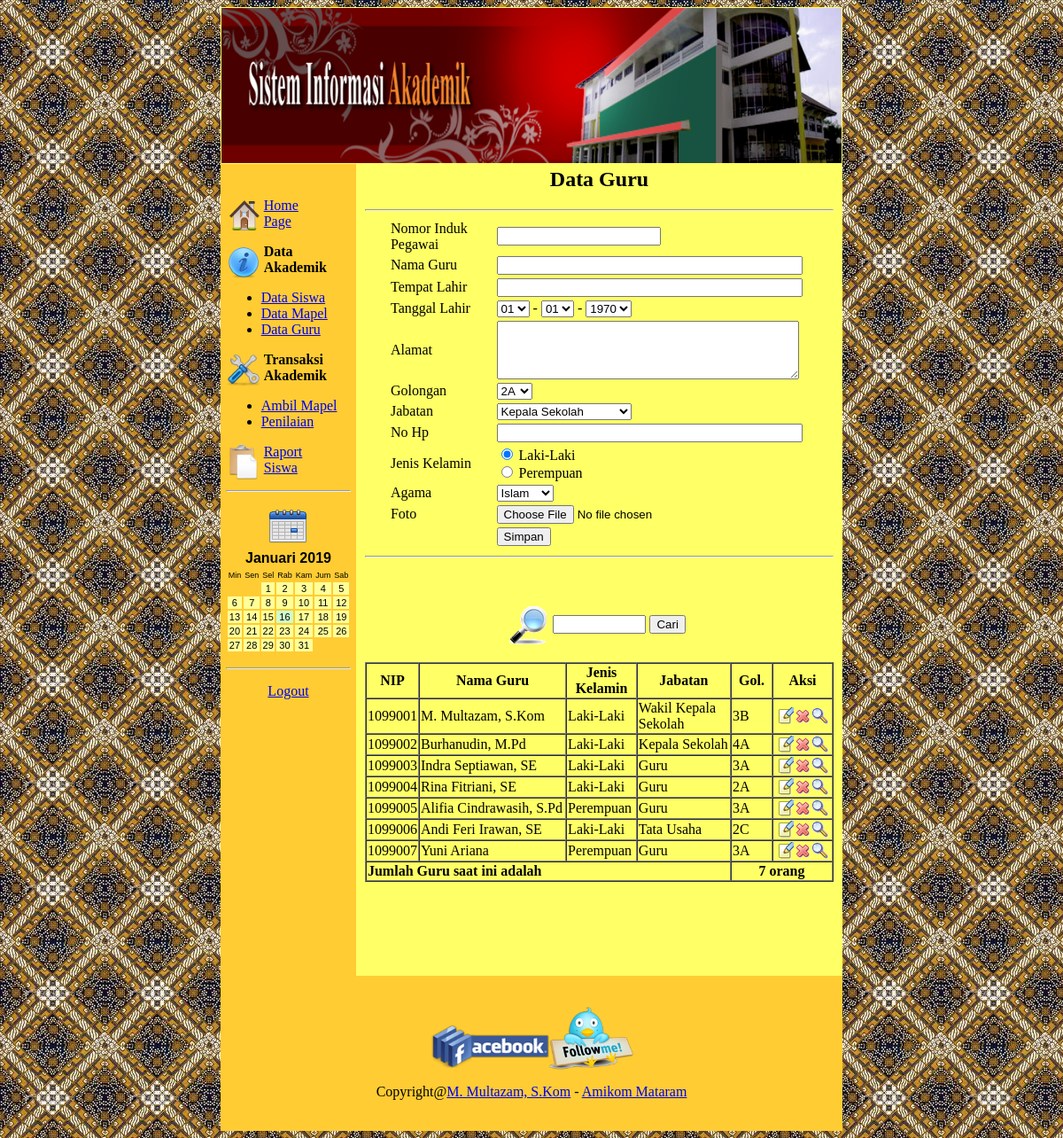
The page /websekolah/administrator/guru.php (signed in) on the database its author committed.
### tables this page shows
CREATE TABLE IF NOT EXISTS `tblguru` (
  `nip` varchar(10) NOT NULL,
  `nama_guru` varchar(40) NOT NULL,
  `tempat_lahir` varchar(40) NOT NULL,
  `tgl_lahir` date NOT NULL,
  `alamat` text NOT NULL,
  `golongan` varchar(10) NOT NULL,
  `jabatan` varchar(40) NOT NULL,
  `hp` varchar(15) NOT NULL,
  `jenis_kelamin` varchar(15) NOT NULL,
  `agama` varchar(20) NOT NULL,
  `foto` varchar(40) NOT NULL,
  PRIMARY KEY (`nip`)
);

### websekolah/administrator/guru.php (the view, shortened to what this page needs)
<?
if (isset($_SESSION['level']) && isset($_SESSION['username']))
{
   if ($_SESSION['level'] == "admin")
   {
$nip=$_POST['nip'];
$sql2="select * from tblguru where nip='$nip';";
$tampil=mysql_query($sql2);
$baris=mysql_fetch_array($tampil);
$nip=$baris['nip'];
$nama_guru=$baris['nama_guru'];
$tempat_lahir=$baris['tempat_lahir'];
list($thn,$bln,$tgl) = explode("-",$baris['tgl_lahir']);
$alamat=$baris['alamat'];
$golongan=$baris['golongan'];
$jabatan=$baris['jabatan'];
$hp=$baris['hp'];
$agama=$baris['agama'];
?>
<table width="622" border="0" align="center" cellpadding="1" cellspacing="0" bgcolor="#FFFF66">
  <tr>
    <td colspan="2"><? include "header.php"; ?></td>
  </tr>
  <tr>
    <td width="103" align="center" valign="top" bgcolor="#FFCC33"><p>
      <? include "menu.php";?>
    </p>
      <p align="center">&nbsp;</p>
    </td>
    <td width="515"><table width="510" border="0" align="center">
      <tr>
        <td valign="top"><h2 align="center"><strong>Data Guru </strong></h2>
          <hr>
          <form action="" method="post" enctype="multipart/form-data" name="form1">
            <table width="477" border="0" align="center">
              <tr>
                <td width="137">Nomor Induk Pegawai </td>
                <td width="354"><label><? if(!$_GET['nip']){
				echo "<input name='nip' type='text' id='nip'>";
				} else {
				echo "<b>$nip</b>";
				}
				?>
                </label></td>
              </tr>
              <tr>
                <td>Nama Guru </td>
                <td><label>
                  <input name="nama_guru" type="text" id="nama_guru" size="40" value="<?=$nama_guru?>">
                </label></td>
              </tr>
              <tr>
                <td>Tempat Lahir </td>
                <td><label>
                  <input name="tempat_lahir" type="text" id="tempat_lahir" size="40" value="<?=$tempat_lahir?>">
                </label></td>
              </tr>
              <tr>
                <td>Tanggal Lahir </td>
                <td>
                <select name="tgl" id="tgl">
				<?
					for ($i=1; $i<=31; $i++) {
						$tg = ($i<10) ? "0$i" : $i;
						$sele = ($tg==$tgl)? "selected" : "";
						echo "<option value='$tg' $sele>$tg</option>";
					}
				?>
                </select>
                -
                <select name="bln" id="bln">
				<?
					for ($i=1; $i<=12; $i++) {
						$bl = ($i<10) ? "0$i" : $i;
						$sele = ($bl==$bln)?"selected" : "";
						echo "<option value='$bl' $sele>$bl</option>";
					}
				?>
                </select>
                -
                <select name="thn" id="thn">
				<?
					for ($i=1970; $i<=2000; $i++) {
						$sele = ($i==$thn)?"selected" : "";
						echo "<option value='$i' $sele>$i</option>";
					}
				?>
                </select>
                </td>
              </tr>
              <tr>
                <td>Alamat</td>
                <td><label>
                  <textarea name="alamat" cols="40" rows="4" id="alamat" value=""><?=$alamat?></textarea>
                </label></td>
              </tr>
              <tr>
                <td>Golongan</td>
                <td><label>
                  <select name="golongan" id="golongan" value="<?=$golongan?>">
                    <option>2A</option>
                  </select>
                </label></td>
              </tr>
              <tr>
                <td>Jabatan</td>
                <td><label>
                  <select name="jabatan" id="jabatan" value="<?=$jabatan?>">
                    <option>Kepala Sekolah</option>
                  </select>
                </label></td>
              </tr>
			  <tr>
                <td>No Hp</td>
                <td><label>
                  <input name="hp" type="text" id="hp" size="40" value="<?=$hp?>">
                </label></td>
              </tr>
              <tr>
                <td>Jenis Kelamin </td>
                <td><p>
                  <label>
                    <input name="jenis_kelamin" type="radio" value="Laki-Laki" checked>
                    Laki-Laki</label>
                  <br>
                  <label>
                    <input type="radio" name="jenis_kelamin" value="Perempuan">
                    Perempuan</label>
                </p></td>
              </tr>
              <tr>
                <td>Agama</td>
                <td><label>
                  <select name="agama" id="agama" value="<?=$agama?>">
                    <option>Islam</option>
                  </select>
                </label></td>
              </tr>
              <tr>
                <td>Foto</td>
                <td>
				<label>
                  <input name="foto" type="file" id="foto" />
                  </label>				</td>
              </tr>
              <tr>
                <td>&nbsp;</td>
                <td><label>
                  <? if(!$_GET['nip']){
		echo "<input name=\"simpan\" type=\"submit\" id=\"simpan\" value=\"Simpan\" />";
        } else {
		echo "<input name=\"Edit\" type=\"submit\" id=\"edit\" value=\"Edit\" />";
		echo "<input name=\"Hapus\" type=\"submit\" id=\"hapus\" value=\"Hapus\" />";
        } ?>
                </label></td>
              </tr>
            </table>
			<hr />
            </form>
			<p>&nbsp;</p>
			<form id="form2" name="form2" method="post" action="">
			  <table width="210" border="0" align="center" cellpadding="1" cellspacing="0">
                <tr>
                  <td width="50"><div align="center"><img src="../images/icon/search.gif" width="50" height="50" /></div></td>
                  <td width="180"><input name="cnip" type="text" id="cnip" size="10" />
                      <input name="cari" type="submit" id="cari" value="Cari" /></td>
                </tr>
              </table>
            </form>
			<table width="529" border="1" align="center" cellpadding="1" cellspacing="0">
              <tr>
                <td width="45"><div align="center"><strong>NIP</strong></div></td>
                <td width="167"><div align="center"><strong>Nama Guru</strong></div></td>
				<td width="76"><div align="center"><strong>Jenis Kelamin</strong></div></td>
                <td width="105"><div align="center"><strong>Jabatan</strong></div></td>
                <td width="44"><div align="center"><strong>Gol.</strong></div></td>
                <td width="66"><div align="center"><strong>Aksi</strong></div></td>
              </tr>
              <?
$x="select * from tblguru";
$tampil=mysql_query($x);
while ($data=mysql_fetch_array($tampil))
{
?>
              <tr>
                <td><? echo $data['nip']; ?></td>
                <td><? echo $data['nama_guru']; ?></td>
				<td><? echo $data['jenis_kelamin']; ?></td>
                <td><? echo $data['jabatan']; ?></td>
                <td><? echo $data['golongan']; ?></td>
                <td><div align="center"><a href="guru.php?nip=<? echo $data['nip'];?>"><img src="../images/icon/button-edit.gif" width="20" height="20" border="0" /></a><a href="javascript:if(confirm('Anda yakin akan menghapus data ini??')){document.location='hapus_guru.php?nip=<? echo $data['nip'];?>';}"><img src="../images/icon/button-cross.gif" width="20" height="20" border="0" /></a></a><a href="tampil_guru.php?nip=<? echo $data['nip'];?>"><img src="../images/icon/button-view.gif" width="20" height="20" border="0" /></a></div></td>
				<? } ?>
			  </tr>
				<?
$x1="select * from tblguru";
$hitung=mysql_query($x1);
$jumlah=mysql_num_rows($hitung);
?>
              <tr>
                <td colspan="4"><strong>Jumlah Guru saat ini adalah</strong> </td>
                <td colspan="2" align="center"><b><? echo $jumlah; ?> orang</b></td>
              </tr>
            </table>
            <p>&nbsp;</p>
            <p>&nbsp;</p>
            <p>&nbsp;</p>
            <p align="center"> </p></td>
      </tr>
    </table></td>
  </tr>
  <tr>
    <td colspan="2" bgcolor="#FFCC33"><p>&nbsp;</p>
      <p>
        <? include "footer.php"; ?>
      </p>
    <p>&nbsp; </p></td>
  </tr>
</table>
<?
}
   else
   {
       echo "<script type='text/javascript'>
{
if(alert('Sorry gank!! Anda tidak berhak mengakses halaman ini karena bukan admin.')){document.location='login.php';}
}
</script>";
   }
}
else
{
   echo "<script type='text/javascript'>
{
if(alert('Login Dulu dong Frend!!')){document.location='login.php';}
}
</script>";
}
?>

### rows shown on the page
tblguru: nip "1099001", nama_guru "M. Multazam, S.Kom", jenis_kelamin "Laki-Laki", jabatan "Wakil Kepala Sekolah", golongan "3B"
tblguru: nip "1099002", nama_guru "Burhanudin, M.Pd", jenis_kelamin "Laki-Laki", jabatan "Kepala Sekolah", golongan "4A"
tblguru: nip "1099003", nama_guru "Indra Septiawan, SE", jenis_kelamin "Laki-Laki", jabatan "Guru", golongan "3A"
tblguru: nip "1099004", nama_guru "Rina Fitriani, SE", jenis_kelamin "Laki-Laki", jabatan "Guru", golongan "2A"
tblguru: nip "1099005", nama_guru "Alifia Cindrawasih, S.Pd", jenis_kelamin "Perempuan", jabatan "Guru", golongan "3A"
tblguru: nip "1099006", nama_guru "Andi Feri Irawan, SE", jenis_kelamin "Laki-Laki", jabatan "Tata Usaha", golongan "2C"
tblguru: nip "1099007", nama_guru "Yuni Ariana", jenis_kelamin "Perempuan", jabatan "Guru", golongan "3A"

### other values the page prints
$mn "Januari 2019"
$day[$dayprint] "Min"
$day[$dayprint] "Sen"
$day[$dayprint] "Sel"
$day[$dayprint] "Rab"
$day[$dayprint] "Kam"
$day[$dayprint] "Jum"
$day[$dayprint] "Sab"
$jumlah "7"
form field tgl "01"
form field bln "01"
form field thn "1970"
